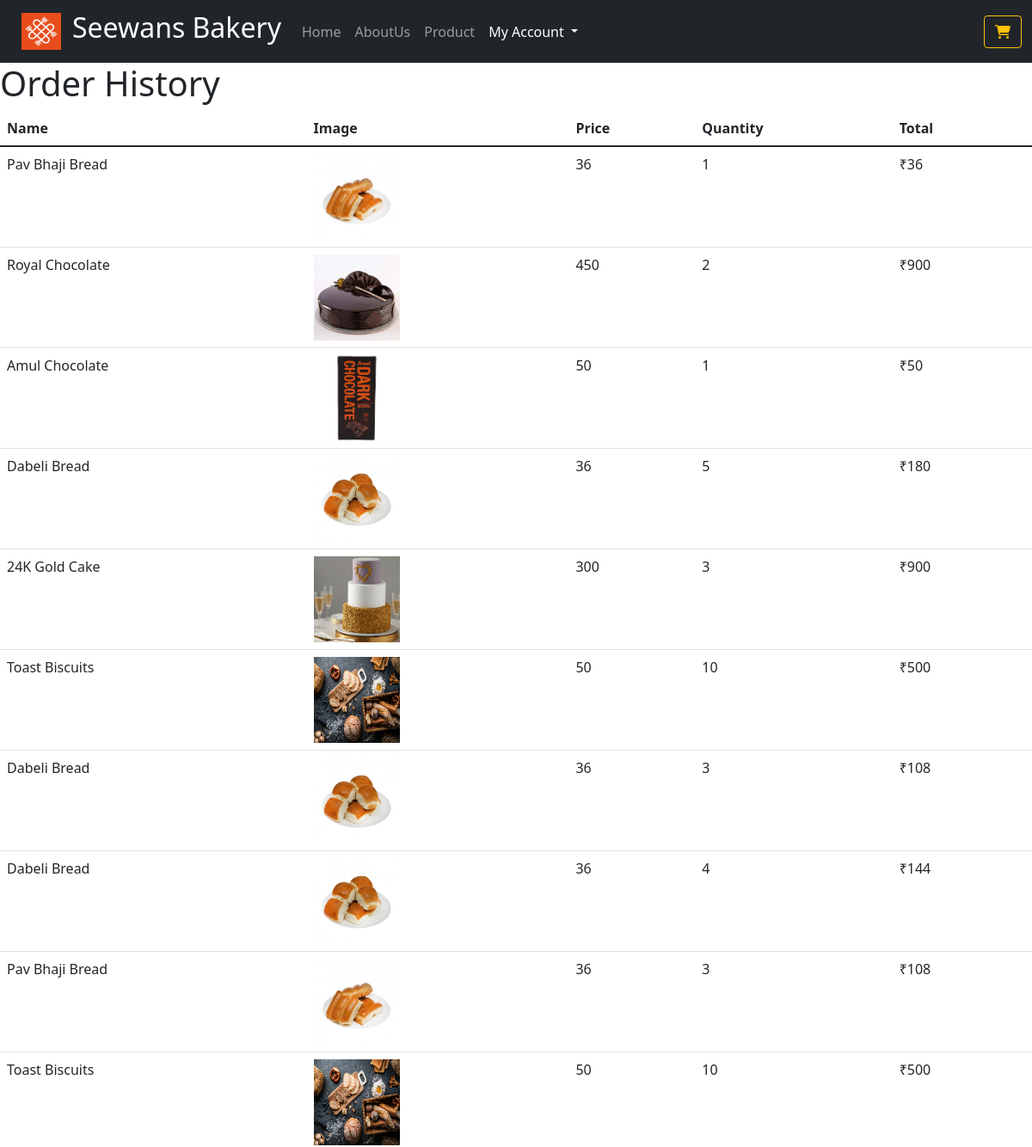
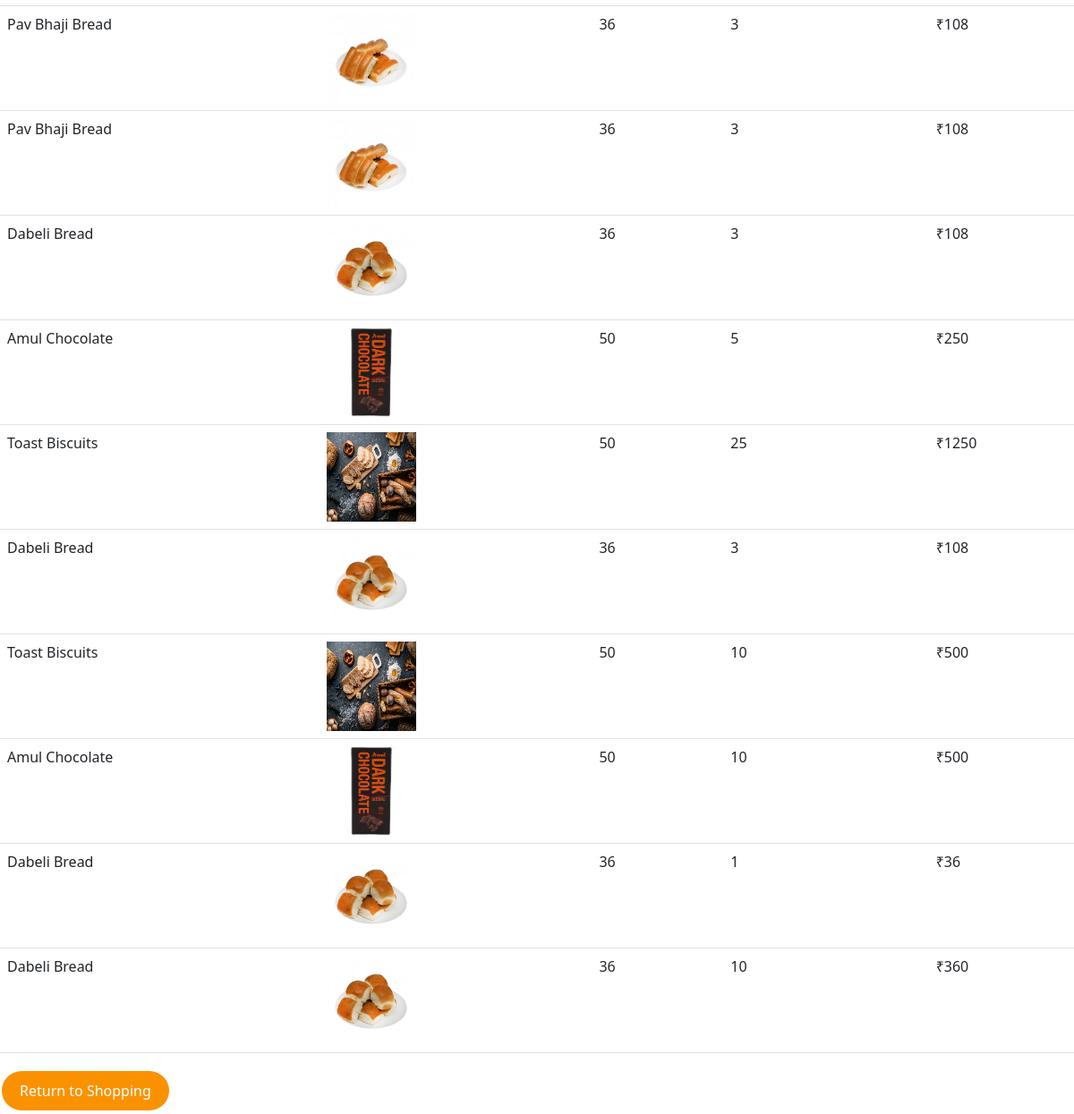
/orderhistory.php (signed in), run on the app's committed database (2 pictures, top to bottom).
### tables this page shows
CREATE TABLE `tblord` (
  `ord_id` int(11) NOT NULL,
  `p_id` int(11) NOT NULL,
  `u_id` int(11) NOT NULL,
  `ord_name` varchar(30) NOT NULL,
  `ord_price` int(11) NOT NULL,
  `ord_qty` int(11) NOT NULL,
  `ord_image` varchar(256) NOT NULL
);

### orderhistory.php (the view, shortened to what this page needs)
<?php
    $u_id = $_SESSION['logaid'];
?>
<!doctype html>
<html lang="en">
  <head>
    <link href="https://cdn.jsdelivr.net/npm/bootstrap@5.1.3/dist/css/bootstrap.min.css" rel="stylesheet">
    <link rel="stylesheet" href="https://cdnjs.cloudflare.com/ajax/libs/font-awesome/6.0.0/css/all.min.css">
  </head>
  <body>
    <nav class="navbar navbar-expand-lg navbar-dark bg-dark">
        <div class="container-fluid">
        <a href="cust.php"> <img class="btn"  src="seewans.png" alt="" width="72" height="57"> </a>
          <a class="navbar-brand" href="cust.php"><h2>Seewans Bakery</h2></a>
          <div class="collapse navbar-collapse" id="navbarSupportedContent">
          <ul class="navbar-nav me-auto mb-2 mb-lg-0">
              <li class="nav-item">
                <a class="nav-link" href="cust.php">Home</a>
              </li>
              <li class="nav-item">
                <a class="nav-link" href="aboutus1.php">AboutUs</a>
              </li>
              <li class="nav-item">
                <a class="nav-link" href="product.php">Product</a>
              </li>
              <li class="nav-item dropdown">
                <a class="nav-link dropdown-toggle active" href="#" id="navbarDropdown" role="button" data-bs-toggle="dropdown" aria-expanded="false">
                My Account
                </a>
              </li>
            </ul>
            <a class="btn btn-outline-warning" href="cart.php" role="button">
                <i class="fa-solid fa-cart-shopping"></i>
            </a>
          </div>
        </div>
      </nav>
      <section class="uts">
        <div>
             <h1 class="primary-head">Order History</h1>
        </div>
    </section>
	<section class="m-b-remove">
	<div class="container2">
		<table class="table">
			<thead>
				<tr>
					<th>Name</th>
          <th>Image</th>
					<th>Price</th>
					<th>Quantity</th>
					<th>Total</th>
				</tr>
			</thead>
			<tbody>
      <?php
          include 'dbcon.php';
          $query = "select * from tblord where u_id = '$u_id'";
          $result= mysqli_query($conn, $query);
          $row1 = mysqli_num_rows($result);
            if($row1 < 1)
            {
            ?>
              <tr>
                <td>You haven't placed any order yet</td>
            </tr>
            <?php
            }
            else
            {
          while($row = mysqli_fetch_assoc($result)):
      ?>
				<tr>
					<td id="name" data-label="Name"><?php echo $row['ord_name'];?></td>
          <td id="image" data-label="image"><img src="<?php echo $row['ord_image'];?>" style="width: 100px; height: 100px;"></td>
					<td id="price" data-label="Price"><?php echo $row['ord_price'];?></td>
          <td id="quntity" data-label="Quantity"><?php echo $row['ord_qty'];?></td>
            <?php
              $total=($row['ord_qty']* $row['ord_price']);
            ?>
					<td id="total" data-label="Total">₹<?php echo $total; ?></td>
				</tr>
      <?php
        endwhile;
      }
      ?>
			</tbody>
		</table>
	</div>
</section>
	<section class="m-remove">
		<div class="main-cart">
			<div class="cart-left">
      <div>
            <a href="product.php"> <input type="submit" value="Return to Shopping"> </a>
            <br>
          </div>
			</div>
		</div>
	</section>
</body>
</html>

### orderhistory.php (style rules this page uses)
input[type=submit] { background-color: #fa9200; border: none; color: white; padding: 10px 20px; text-decoration: none; margin: 4px 2px; cursor: pointer; border-radius: 25px; }

### data on the page
tblord: ord_name "Pav Bhaji Bread", ord_image (picture), ord_price "36", ord_qty "1"
tblord: ord_name "Royal Chocolate", ord_image (picture), ord_price "450", ord_qty "2", total "900"
tblord: ord_name "Amul Chocolate", ord_image (picture), ord_price "50", ord_qty "1"
tblord: ord_name "Dabeli Bread", ord_image (picture), ord_price "36", ord_qty "5", total "180"
tblord: ord_name "24K Gold Cake", ord_image (picture), ord_price "300", ord_qty "3", total "900"
tblord: ord_name "Toast Biscuits", ord_image (picture), ord_price "50", ord_qty "10", total "500"
tblord: ord_name "Dabeli Bread", ord_image (picture), ord_price "36", ord_qty "3", total "108"
tblord: ord_name "Dabeli Bread", ord_image (picture), ord_price "36", ord_qty "4", total "144"
tblord: ord_name "Pav Bhaji Bread", ord_image (picture), ord_price "36", ord_qty "3", total "108"
tblord: ord_name "Toast Biscuits", ord_image (picture), ord_price "50", ord_qty "10", total "500"
tblord: ord_name "Pav Bhaji Bread", ord_image (picture), ord_price "36", ord_qty "3", total "108"
tblord: ord_name "Pav Bhaji Bread", ord_image (picture), ord_price "36", ord_qty "3", total "108"
tblord: ord_name "Dabeli Bread", ord_image (picture), ord_price "36", ord_qty "3", total "108"
tblord: ord_name "Amul Chocolate", ord_image (picture), ord_price "50", ord_qty "5", total "250"
tblord: ord_name "Toast Biscuits", ord_image (picture), ord_price "50", ord_qty "25", total "1250"
tblord: ord_name "Dabeli Bread", ord_image (picture), ord_price "36", ord_qty "3", total "108"
tblord: ord_name "Toast Biscuits", ord_image (picture), ord_price "50", ord_qty "10", total "500"
tblord: ord_name "Amul Chocolate", ord_image (picture), ord_price "50", ord_qty "10", total "500"
tblord: ord_name "Dabeli Bread", ord_image (picture), ord_price "36", ord_qty "1"
tblord: ord_name "Dabeli Bread", ord_image (picture), ord_price "36", ord_qty "10", total "360"
